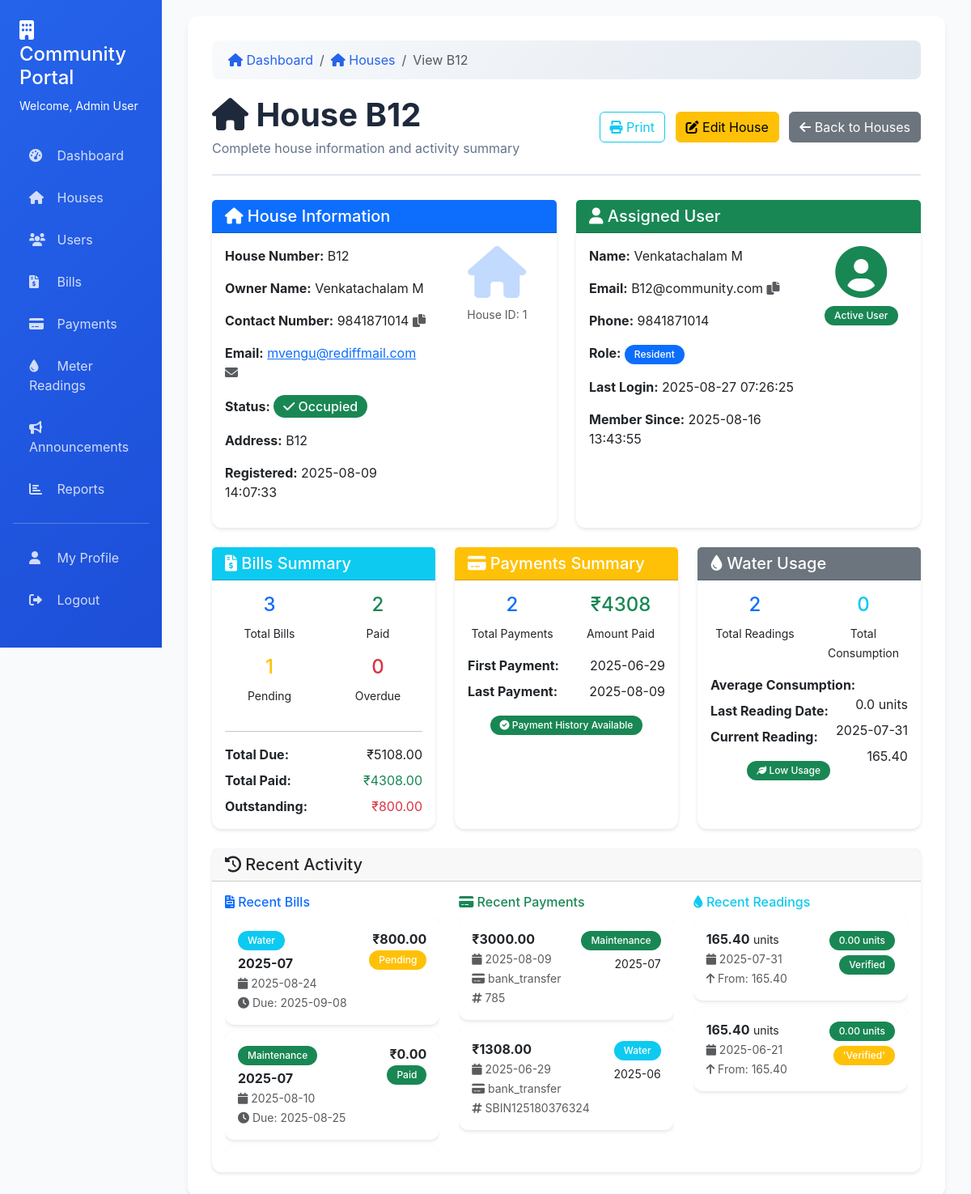
Page /houses/1/view (signed in) on the earlier database version.
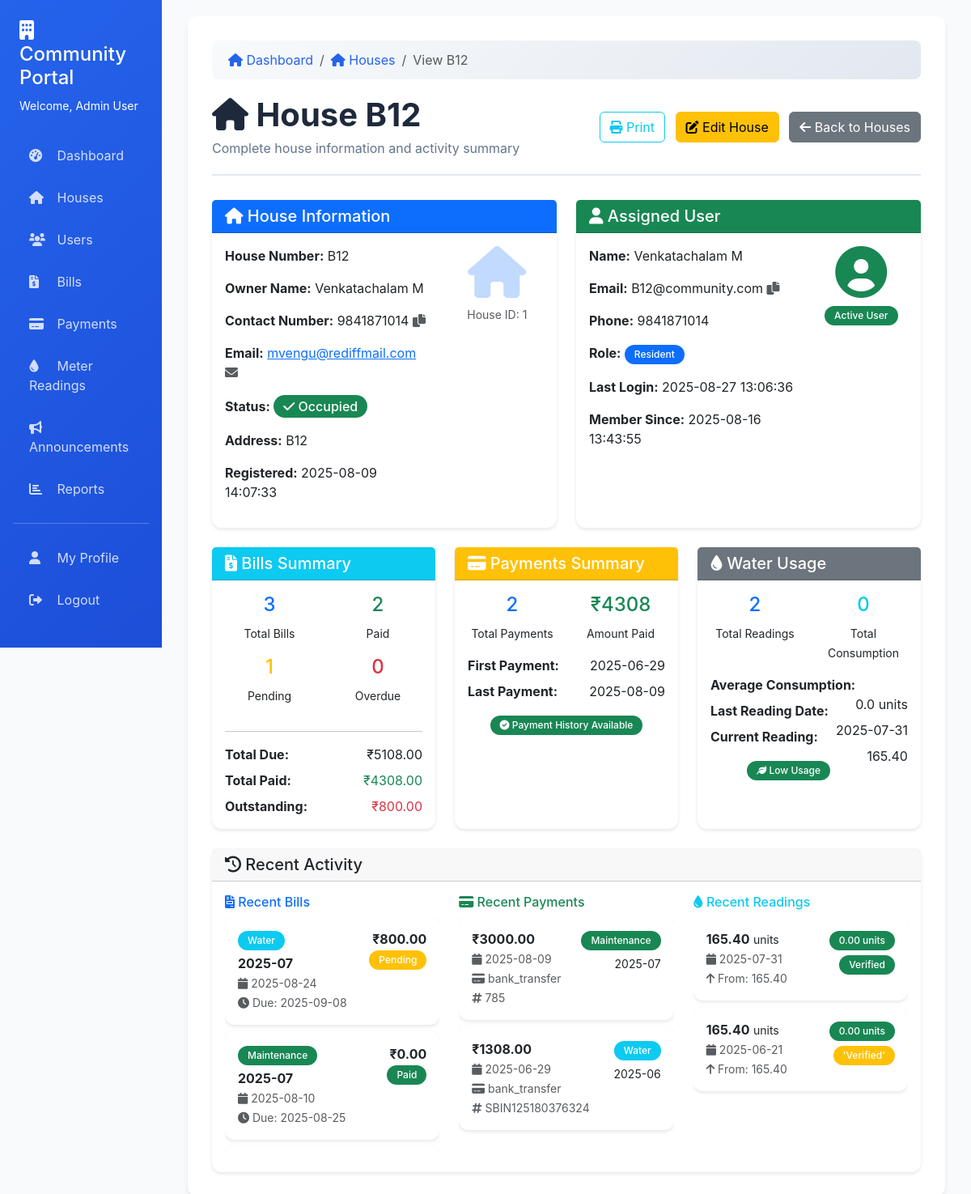
Same page on the later database version.
### tables this page shows
CREATE TABLE users (
                id INTEGER PRIMARY KEY AUTOINCREMENT,
                email TEXT UNIQUE NOT NULL,
                password_hash TEXT NOT NULL,
                role TEXT NOT NULL DEFAULT 'resident',
                first_name TEXT,
                last_name TEXT,
                phone_number TEXT,
                house_id INTEGER,
                created_at TIMESTAMP DEFAULT CURRENT_TIMESTAMP,
                last_login TIMESTAMP
            );

### app.py (the view)
@app.route('/houses/<int:house_id>/view')
@login_required
def view_house(house_id):
    conn = get_db_connection()
    user_house_id = get_user_house_id()
    if session.get('user_role') != 'admin' and user_house_id != house_id:
        flash('Access denied.', 'error')
        return redirect(url_for('houses'))
    house = conn.execute('SELECT * FROM houses WHERE id = ?', (house_id,)).fetchone()
    if not house:
        flash('House not found!', 'error')
        conn.close()
        return redirect(url_for('houses'))
    bills_summary = conn.execute('''
        SELECT
            COUNT(*) as total_bills,
            SUM(CASE WHEN status = 'paid' THEN 1 ELSE 0 END) as paid_bills,
            SUM(CASE WHEN status = 'pending' THEN 1 ELSE 0 END) as pending_bills,
            SUM(CASE WHEN status = 'overdue' THEN 1 ELSE 0 END) as overdue_bills,
            COALESCE(SUM(current_balance), 0) as total_outstanding,
            COALESCE(SUM(total_amount_paid), 0) as total_paid,
            COALESCE(SUM(total_amount_due), 0) as total_due
        FROM bills
        WHERE house_id = ?
    ''', (house_id,)).fetchone()
    payments_summary = conn.execute('''
        SELECT
            COUNT(*) as total_payments,
            COALESCE(SUM(amount_paid), 0) as total_amount_paid,
            MAX(payment_date) as last_payment_date,
            MIN(payment_date) as first_payment_date
        FROM payments
        WHERE house_id = ?
    ''', (house_id,)).fetchone()
    meter_readings_summary = conn.execute('''
        SELECT
            COUNT(*) as total_readings,
            COALESCE(SUM(consumption), 0) as total_consumption,
            COALESCE(AVG(consumption), 0) as avg_consumption,
            MAX(reading_date) as last_reading_date,
            COALESCE(MAX(current_reading), 0) as last_reading_value
        FROM meter_readings
        WHERE house_id = ?
    ''', (house_id,)).fetchone()
    recent_bills = conn.execute('''
        SELECT bill_type, billing_cycle, generation_date, due_date,
               total_amount_due, current_balance, status
        FROM bills
        WHERE house_id = ?
        ORDER BY generation_date DESC
        LIMIT 5
    ''', (house_id,)).fetchall()
    recent_payments = conn.execute('''
        SELECT p.payment_date, p.amount_paid, p.payment_method,
               b.bill_type, b.billing_cycle, p.transaction_id
        FROM payments p
        JOIN bills b ON p.bill_id = b.id
        WHERE p.house_id = ?
        ORDER BY p.payment_date DESC
        LIMIT 5
    ''', (house_id,)).fetchall()
    recent_readings = conn.execute('''
        SELECT reading_date, current_reading, previous_reading,
               consumption, status
        FROM meter_readings
        WHERE house_id = ?
        ORDER BY reading_date DESC
        LIMIT 5
    ''', (house_id,)).fetchall()
    assigned_user = conn.execute('''
        SELECT first_name, last_name, email, phone_number,
               last_login, created_at, role
        FROM users
        WHERE house_id = ?
    ''', (house_id,)).fetchone()
    conn.close()
    return render_template('view_house.html',
                         house=house,
                         bills_summary=bills_summary,
                         payments_summary=payments_summary,
                         meter_readings_summary=meter_readings_summary,
                         recent_bills=recent_bills,
                         recent_payments=recent_payments,
                         recent_readings=recent_readings,
                         assigned_user=assigned_user)

### app.py (called while the page is built)
def get_db_connection():
    conn = sqlite3.connect(DATABASE)
    conn.row_factory = sqlite3.Row
    return conn

def login_required(f):
    @wraps(f)
    def decorated_function(*args, **kwargs):
        if 'user_id' not in session:
            return redirect(url_for('login'))
        return f(*args, **kwargs)
    return decorated_function

def get_user_house_id():
    if session.get('user_role') == 'admin':
        return None  # Admins can see all
    conn = get_db_connection()
    user = conn.execute('SELECT house_id FROM users WHERE id = ?', (session['user_id'],)).fetchone()
    conn.close()
    return user['house_id'] if user else None

### templates/view_house.html (shortened to what the changed rows need)
{% extends "base.html" %}
{% block content %}
<div class="page-header d-flex justify-content-between align-items-center">
    <div>
        <h1><i class="fas fa-home"></i> House {{ house.house_number }}</h1>
    </div>
</div>
<div class="row mb-4">
    <div class="col-md-6">
        <div class="card border-success h-100">
            <div class="card-body">
                {% if assigned_user %}
                    <div class="row">
                        <div class="col-md-8">
                            <p><strong>Name:</strong> {{ assigned_user.first_name }} {{ assigned_user.last_name }}</p>
                            <p><strong>Email:</strong>
                                <span onclick="copyToClipboard('{{ assigned_user.email }}', 'Email copied!')"
                                      style="cursor: pointer;" data-bs-toggle="tooltip" title="Click to copy">
                                    {{ assigned_user.email }} <i class="fas fa-copy text-muted"></i>
                                </span>
                            </p>
                            <p><strong>Phone:</strong> {{ assigned_user.phone_number or 'Not provided' }}</p>
                            <p><strong>Role:</strong>
                                <span class="badge bg-{{ 'danger' if assigned_user.role == 'admin' else 'primary' }}">
                                    {{ assigned_user.role.title() }}
                                </span>
                            </p>
                            <p><strong>Last Login:</strong> {{ assigned_user.last_login or 'Never' }}</p>
                            <p><strong>Member Since:</strong> {{ assigned_user.created_at }}</p>
                        </div>
                        <div class="col-md-4 text-center">
                            <i class="fas fa-user-circle fa-4x text-success"></i>
                            <div class="mt-2">
                                <span class="badge bg-success">Active User</span>
                            </div>
                        </div>
                    </div>
                {% endif %}
            </div>
        </div>
    </div>
</div>
{% endblock %}

Differences in the rows shown:
changed users "Venkatachalam": last_login "2025-08-27 07:26:25" → "2025-08-27 13:06:36"
